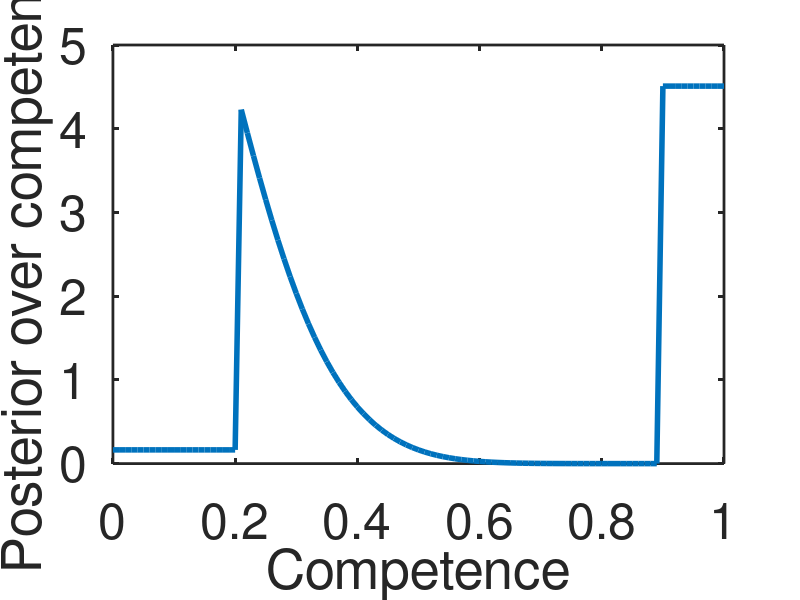

Source code (MATLAB):
%% Task 2 solution
% Adam Morris ? Computational Social Cognition Bootcamp, July 2017

%% Part A
% Compute numerator
getNumerator = @(prior, gameResults, competence) ...
    prior * binopdf(sum(gameResults), length(gameResults), competence);

%% Part B
% Do Riemann approximation to denominator, get posterior
stepSize = .01;
steps = 0 : stepSize : 1;
getPosterior = @(prior, gameResults, competence) ...
    getNumerator(prior, gameResults, competence) / ...
    sum(getNumerator(prior, gameResults, steps) * stepSize);

competenceRange = 0: .01 : 1;
plot(competenceRange, getPosterior(1, [0 0 0 0 0 0 1], competenceRange), 'LineWidth', 4);
xlabel('Competence');
ylabel('Posterior over competence');
set(gca, 'LineWidth', 2);
set(gca, 'FontSize', 36);

%% Part C
% Implement pool sharks
sharkCutoff = .9;
getProbWinFromCompetence = @(competence) competence .* (competence < sharkCutoff) + .2 * (competence >= sharkCutoff);
% Plot new relationship between competence and win probability
plot(competenceRange, getProbWinFromCompetence(competenceRange), 'LineWidth', 4);
xlabel('Skill');
ylabel('Probability of winning');
set(gca, 'LineWidth', 2);
set(gca, 'FontSize', 36);

% Redo posterior
getNumerator = @(prior, gameResults, competence) ...
    prior * binopdf(sum(gameResults), length(gameResults), getProbWinFromCompetence(competence));
getPosterior = @(prior, gameResults, competence) ...
    getNumerator(prior, gameResults, competence) / ...
    sum(getNumerator(prior, gameResults, steps) * stepSize);

% Plot posterior
plot(competenceRange, getPosterior(1, [0 0 0 0 0 0 0 0 0 1], competenceRange), 'LineWidth', 4);
xlabel('Competence');
ylabel('Posterior over competence');
set(gca, 'LineWidth', 2);
set(gca, 'FontSize', 36);

%% Part D
% Implement beginner's luck
luckCutoff = .2;
getProbWinFromCompetence = @(competence) ...
    competence .* (competence < sharkCutoff & competence > luckCutoff) + .2 * (competence >= sharkCutoff) + ...
    .5 * (competence <= luckCutoff);
plot(competenceRange, getProbWinFromCompetence(competenceRange));

getNumerator = @(prior, gameResults, competence) ...
    prior * binopdf(sum(gameResults), length(gameResults), getProbWinFromCompetence(competence));
getPosterior = @(prior, gameResults, competence) ...
    getNumerator(prior, gameResults, competence) / ...
    sum(getNumerator(prior, gameResults, steps) * stepSize);

plot(competenceRange, getPosterior(1, [0 0 0 0 0 0 0 0 0 1], competenceRange), 'LineWidth', 4);
xlabel('Competence');
ylabel('Posterior over competence');
set(gca, 'LineWidth', 2);
set(gca, 'FontSize', 36);